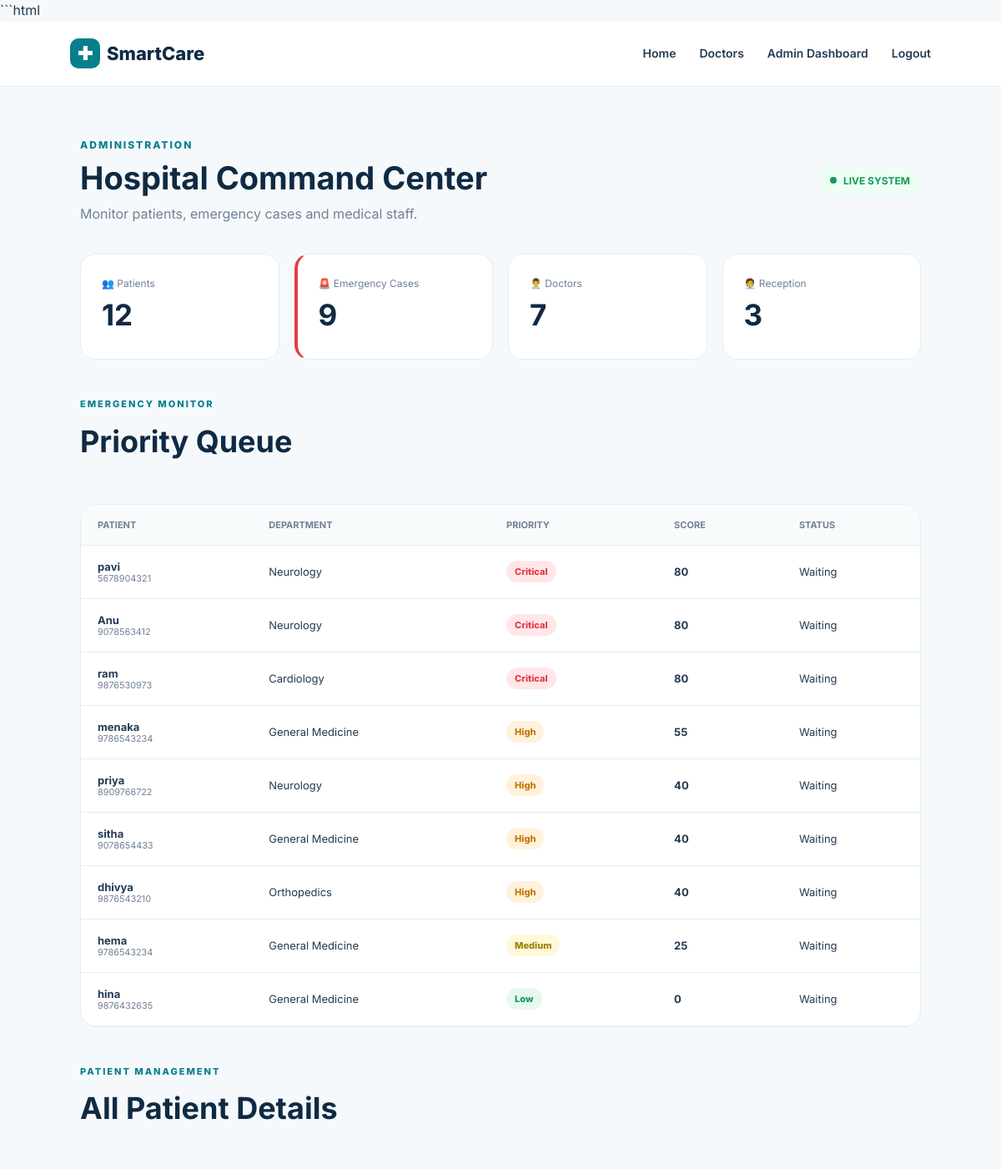
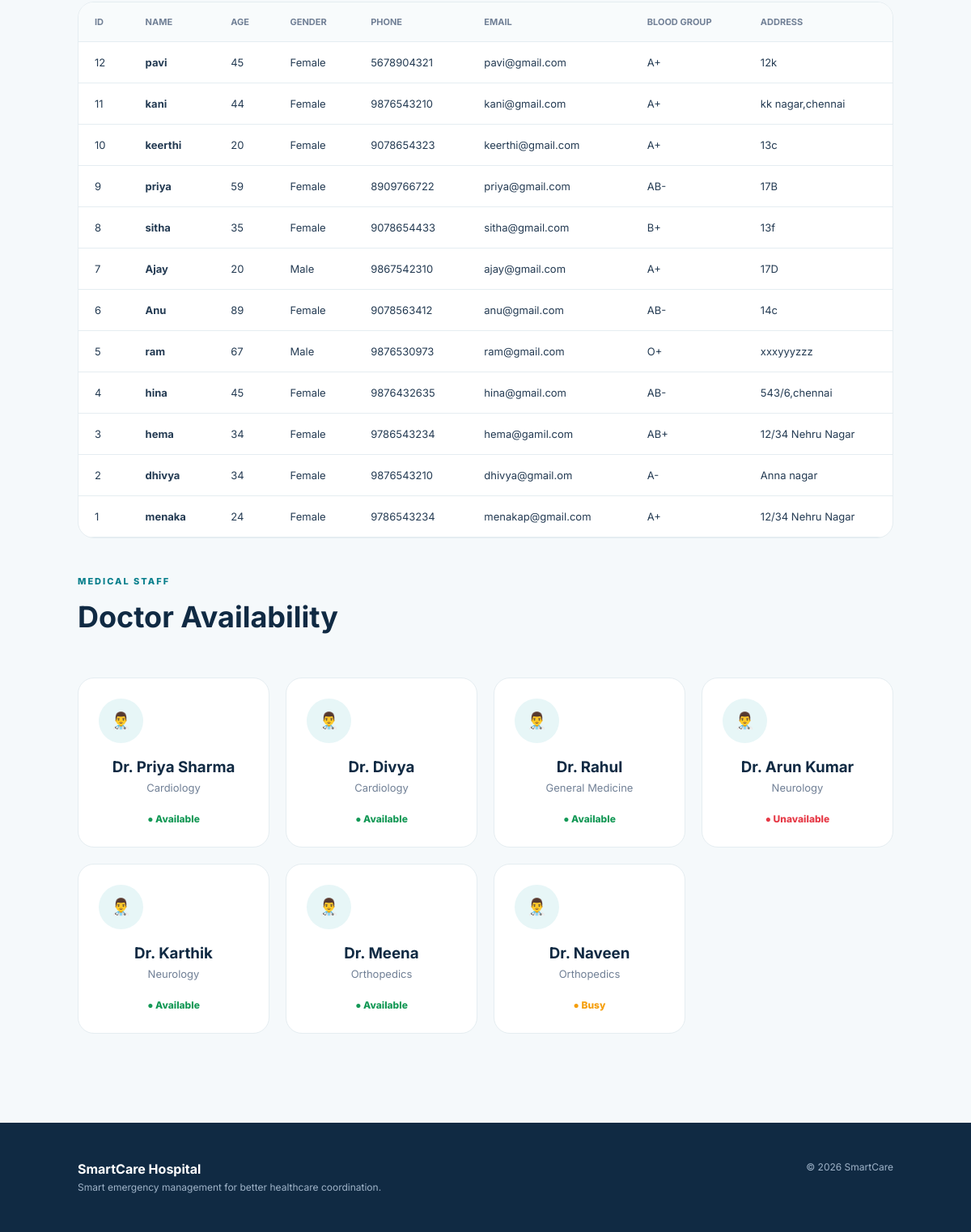
Screenshot of /admin/dashboard (signed in) with the database file from the repository (2 pictures, top to bottom).
### tables this page shows
CREATE TABLE emergency_cases (

            id INTEGER PRIMARY KEY AUTOINCREMENT,

            patient_id INTEGER,

            symptoms TEXT,

            department TEXT,

            procedure TEXT,

            emergency_level TEXT,

            priority_score INTEGER,

            bp TEXT,

            heart_rate INTEGER,

            oxygen INTEGER,

            consciousness TEXT,

            status TEXT DEFAULT 'Waiting',

            created_at TIMESTAMP
                DEFAULT CURRENT_TIMESTAMP,

            FOREIGN KEY(patient_id)
                REFERENCES patients(id)
        );

CREATE TABLE patients (

            id INTEGER PRIMARY KEY AUTOINCREMENT,

            name TEXT NOT NULL,

            age INTEGER,

            gender TEXT,

            phone TEXT,

            email TEXT UNIQUE,

            password TEXT,

            blood_group TEXT,

            address TEXT,

            created_at TIMESTAMP
                DEFAULT CURRENT_TIMESTAMP
        );

CREATE TABLE doctors (

            id INTEGER PRIMARY KEY AUTOINCREMENT,

            name TEXT NOT NULL,

            department TEXT NOT NULL,

            doctor_type TEXT NOT NULL,

            phone TEXT,

            availability TEXT DEFAULT 'Available',

            emergency_duty INTEGER DEFAULT 1
        );

### app.py (the view, shortened to what this page needs)
@app.route("/admin/dashboard")
def admin_dashboard():
    db = get_db()
    try:
        patients = db.execute(
            """
            SELECT *
            FROM patients
            ORDER BY id DESC
            """
        ).fetchall()
    except Exception:
        patients = []
    try:
        emergencies = db.execute(
            """
            SELECT
                emergency_cases.*,
                patients.name AS patient_name,
                patients.phone AS patient_phone

            FROM emergency_cases

            JOIN patients

            ON emergency_cases.patient_id =
               patients.id

            ORDER BY
                priority_score DESC,
                emergency_cases.id DESC
            """
        ).fetchall()
    except Exception as error:
        print(
            "Emergency dashboard error:",
            error
        )
        emergencies = []
    try:
        doctors = db.execute(
            """
            SELECT *
            FROM doctors
            ORDER BY department
            """
        ).fetchall()
    except Exception:
        doctors = []
    try:
        receptionists = db.execute(
            """
            SELECT *
            FROM receptionists
            """
        ).fetchall()
    except Exception:
        receptionists = []
    try:
        hospitals = db.execute(
            """
            SELECT *
            FROM hospitals
            ORDER BY distance
            """
        ).fetchall()
    except Exception:
        hospitals = []
    db.close()
    patient_count = len(patients)
    emergency_count = len(emergencies)
    doctor_count = len(doctors)
    receptionist_count = len(receptionists)
    hospital_count = len(hospitals)
    return render_template(
        "admin_dashboard.html",
        patients=patients,
        emergencies=emergencies,
        doctors=doctors,
        receptionists=receptionists,
        hospitals=hospitals,
        patient_count=patient_count,
        emergency_count=emergency_count,
        doctor_count=doctor_count,
        receptionist_count=receptionist_count,
        hospital_count=hospital_count
    )

### database.py (called while the page is built)
def get_db():
    os.makedirs("database", exist_ok=True)
    connection = sqlite3.connect(DATABASE)
    connection.row_factory = sqlite3.Row
    return connection

### templates/admin_dashboard.html (shortened to what this page needs)
{% extends "base.html" %}
{% block content %}
<div class="dashboard-container">
    <div class="dashboard-heading">
        <div>
            <span class="eyebrow">
                ADMINISTRATION
            </span>
            <h1>
                Hospital Command Center
            </h1>
            <p>
                Monitor patients, emergency cases
                and medical staff.
            </p>
        </div>
        <div class="live-status">
            <span></span>
            LIVE SYSTEM
        </div>
    </div>
    <div class="admin-stats">
        <div class="admin-stat">
            <span>
                👥 Patients
            </span>
            <strong>
                {{ patients|length }}
            </strong>
        </div>
        <div class="admin-stat emergency-stat">
            <span>
                🚨 Emergency Cases
            </span>
            <strong>
                {{ emergencies|length }}
            </strong>
        </div>
        <div class="admin-stat">
            <span>
                👨‍⚕️ Doctors
            </span>
            <strong>
                {{ doctors|length }}
            </strong>
        </div>
        <div class="admin-stat">
            <span>
                🧑‍💼 Reception
            </span>
            <strong>
                {{ receptionists|length }}
            </strong>
        </div>
    </div>
    <section class="table-section">
        <div class="section-heading left">
            <span>
                EMERGENCY MONITOR
            </span>
            <h2>
                Priority Queue
            </h2>
        </div>
        <div class="table-wrapper">
            <table>
                <thead>
                    <tr>
                        <th>
                            Patient
                        </th>
                        <th>
                            Department
                        </th>
                        <th>
                            Priority
                        </th>
                        <th>
                            Score
                        </th>
                        <th>
                            Status
                        </th>
                    </tr>
                </thead>
                <tbody>
                {% for case in emergencies %}
                    <tr>
                        <td>
                            <strong>
                                {{ case["patient_name"] }}
                            </strong>
                            <small>
                                {{ case["patient_phone"] }}
                            </small>
                        </td>
                        <td>
                            {{ case["department"] }}
                        </td>
                        <td>
                            <span class="status {{ case['emergency_level']|lower }}">
                                {{ case["emergency_level"] }}
                            </span>
                        </td>
                        <td>
                            <strong>
                                {{ case["priority_score"] }}
                            </strong>
                        </td>
                        <td>
                            {{ case["status"] }}
                        </td>
                    </tr>
                {% else %}
                    <tr>
                        <td colspan="5">
                            No emergency cases.
                        </td>
                    </tr>
                {% endfor %}
                </tbody>
            </table>
        </div>
    </section>
    <section class="table-section">
        <div class="section-heading left">
            <span>
                PATIENT MANAGEMENT
            </span>
            <h2>
                All Patient Details
            </h2>
        </div>
        <div class="table-wrapper">
            <table>
                <thead>
                    <tr>
                        <th>ID</th>
                        <th>Name</th>
                        <th>Age</th>
                        <th>Gender</th>
                        <th>Phone</th>
                        <th>Email</th>
                        <th>Blood Group</th>
                        <th>Address</th>
                    </tr>
                </thead>
                <tbody>
                {% for patient in patients %}
                    <tr>
                        <td>
                            {{ patient["id"] }}
                        </td>
                        <td>
                            <strong>
                                {{ patient["name"] }}
                            </strong>
                        </td>
                        <td>
                            {{ patient["age"] }}
                        </td>
                        <td>
                            {{ patient["gender"] }}
                        </td>
                        <td>
                            {{ patient["phone"] }}
                        </td>
                        <td>
                            {{ patient["email"] }}
                        </td>
                        <td>
                            {{ patient["blood_group"] }}
                        </td>
                        <td>
                            {{ patient["address"] }}
                        </td>
                    </tr>
                {% else %}
                    <tr>
                        <td colspan="8">
                            No patients registered.
                        </td>
                    </tr>
                {% endfor %}
                </tbody>
            </table>
        </div>
    </section>
    <section class="table-section">
        <div class="section-heading left">
            <span>
                MEDICAL STAFF
            </span>
            <h2>
                Doctor Availability
            </h2>
        </div>
        <div class="doctor-grid">
        {% for doctor in doctors %}
            <div class="doctor-card compact">
                <div class="doctor-avatar">
                    👨‍⚕️
                </div>
                <h3>
                    {{ doctor["name"] }}
                </h3>
                <p>
                    {{ doctor["department"] }}
                </p>
                {% if doctor["availability"] == "Available" %}
                    <div class="availability available">
                        ● Available
                    </div>
                {% elif doctor["availability"] == "Busy" %}
                    <div class="availability busy">
                        ● Busy
                    </div>
                {% else %}
                    <div class="availability unavailable">
                        ● Unavailable
                    </div>
                {% endif %}
            </div>
        {% else %}
            <p>
                No doctors available.
            </p>
        {% endfor %}
        </div>
    </section>
</div>
{% endblock %}

### static/style.css (style rules this page uses)
* { margin: 0; padding: 0; box-sizing: border-box; }
:root { --primary: #087f8c; --primary-dark: #05616b; --navy: #102a43; --text: #243b53; --muted: #718096; --bg: #f5f9fb; --white: #ffffff; --border: #e5edf1; --red: #e63946; --green: #159957; --orange: #f59e0b; --shadow: 0 18px 50px rgba(16, 42, 67, 0.08); }
body { font-family: "Inter", sans-serif; background: var(--bg); color: var(--text); line-height: 1.6; }
.badge, .eyebrow { color: var(--primary); font-size: 12px; font-weight: 800; letter-spacing: 2px; }
.live-status { display: inline-flex; align-items: center; gap: 8px; padding: 8px 13px; background: #edfff5; color: var(--green); border-radius: 50px; font-size: 12px; font-weight: 700; }
.live-status span { width: 8px; height: 8px; border-radius: 50%; background: var(--green); }
.section-heading { text-align: center; margin-bottom: 45px; }
.section-heading.left { text-align: left; }
.section-heading span { color: var(--primary); font-size: 11px; font-weight: 800; letter-spacing: 2px; }
.section-heading h2 { font-size: 36px; color: var(--navy); margin-top: 7px; }
.dashboard-container { padding: 60px 8%; }
.dashboard-heading { display: flex; justify-content: space-between; align-items: center; gap: 30px; margin-bottom: 35px; }
.dashboard-heading h1 { font-size: 38px; color: var(--navy); }
.dashboard-heading p { color: var(--muted); }
.profile-avatar, .doctor-avatar { width: 55px; height: 55px; border-radius: 50%; background: #e7f6f7; color: var(--primary); display: flex; align-items: center; justify-content: center; font-size: 20px; font-weight: 800; }
.table-section { margin-top: 45px; }
.table-wrapper { background: white; border-radius: 20px; border: 1px solid var(--border); overflow-x: auto; }
table { width: 100%; border-collapse: collapse; }
th, td { padding: 17px 20px; text-align: left; border-bottom: 1px solid var(--border); font-size: 13px; }
th { background: #f8fbfc; color: var(--muted); font-size: 11px; text-transform: uppercase; }
td small { display: block; color: var(--muted); }
.status { padding: 6px 10px; border-radius: 50px; font-size: 11px; font-weight: 800; }
.status.critical { background: #ffe7e9; color: var(--red); }
.status.high { background: #fff1dc; color: #c47700; }
.status.medium { background: #fff8d9; color: #9c8100; }
.status.low { background: #e7f8ef; color: var(--green); }
.doctor-grid { display: grid; grid-template-columns: repeat(4, 1fr); gap: 20px; }
.doctor-card { background: white; border: 1px solid var(--border); padding: 25px; border-radius: 20px; text-align: center; }
.doctor-card h3 { margin-top: 15px; color: var(--navy); }
.doctor-card p { color: var(--muted); font-size: 13px; }
.availability { margin-top: 18px; font-size: 12px; font-weight: 800; }
.availability.available { color: var(--green); }
.availability.busy { color: var(--orange); }
.availability.unavailable { color: var(--red); }
.admin-stats { display: grid; grid-template-columns: repeat(4, 1fr); gap: 18px; }
.admin-stat { background: white; padding: 25px; border-radius: 18px; border: 1px solid var(--border); }
.admin-stat span { display: block; color: var(--muted); font-size: 12px; }
.admin-stat strong { display: block; font-size: 35px; color: var(--navy); }
.emergency-stat { border-left: 4px solid var(--red); }

### rows the page displays
emergency_cases: patient_name "pavi", patient_phone "5678904321", department "Neurology", emergency_level "Critical", priority_score "80", status "Waiting"
emergency_cases: patient_name "Anu", patient_phone "9078563412", department "Neurology", emergency_level "Critical", priority_score "80", status "Waiting"
emergency_cases: patient_name "ram", patient_phone "9876530973", department "Cardiology", emergency_level "Critical", priority_score "80", status "Waiting"
emergency_cases: patient_name "menaka", patient_phone "9786543234", department "General Medicine", emergency_level "High", priority_score "55", status "Waiting"
emergency_cases: patient_name "priya", patient_phone "8909766722", department "Neurology", emergency_level "High", priority_score "40", status "Waiting"
emergency_cases: patient_name "sitha", patient_phone "9078654433", department "General Medicine", emergency_level "High", priority_score "40", status "Waiting"
emergency_cases: patient_name "dhivya", patient_phone "9876543210", department "Orthopedics", emergency_level "High", priority_score "40", status "Waiting"
emergency_cases: patient_name "hema", patient_phone "9786543234", department "General Medicine", emergency_level "Medium", priority_score "25", status "Waiting"
emergency_cases: patient_name "hina", patient_phone "9876432635", department "General Medicine", emergency_level "Low", priority_score "0", status "Waiting"
patients: id "12", name "pavi", age "45", gender "Female", phone "5678904321", email "pavi@gmail.com", blood_group "A+", address "12k"
patients: id "11", name "kani", age "44", gender "Female", phone "9876543210", email "kani@gmail.com", blood_group "A+", address "kk nagar,chennai"
patients: id "10", name "keerthi", age "20", gender "Female", phone "9078654323", email "keerthi@gmail.com", blood_group "A+", address "13c"
patients: id "9", name "priya", age "59", gender "Female", phone "8909766722", email "priya@gmail.com", blood_group "AB-", address "17B"
patients: id "8", name "sitha", age "35", gender "Female", phone "9078654433", email "sitha@gmail.com", blood_group "B+", address "13f"
patients: id "7", name "Ajay", age "20", gender "Male", phone "9867542310", email "ajay@gmail.com", blood_group "A+", address "17D"
patients: id "6", name "Anu", age "89", gender "Female", phone "9078563412", email "anu@gmail.com", blood_group "AB-", address "14c"
patients: id "5", name "ram", age "67", gender "Male", phone "9876530973", email "ram@gmail.com", blood_group "O+", address "xxxyyyzzz"
patients: id "4", name "hina", age "45", gender "Female", phone "9876432635", email "hina@gmail.com", blood_group "AB-", address "543/6,chennai"
patients: id "3", name "hema", age "34", gender "Female", phone "9786543234", email "hema@gamil.com", blood_group "AB+", address "12/34 Nehru Nagar"
patients: id "2", name "dhivya", age "34", gender "Female", phone "9876543210", email "dhivya@gmail.om", blood_group "A-", address "Anna nagar"
patients: id "1", name "menaka", age "24", gender "Female", phone "9786543234", email "menakap@gmail.com", blood_group "A+", address "12/34 Nehru Nagar"
doctors: name "Dr. Priya Sharma", department "Cardiology", availability "● Available"
doctors: name "Dr. Divya", department "Cardiology", availability "● Available"
doctors: name "Dr. Rahul", department "General Medicine", availability "● Available"
doctors: name "Dr. Arun Kumar", department "Neurology", availability "● Unavailable"
doctors: name "Dr. Karthik", department "Neurology", availability "● Available"
doctors: name "Dr. Meena", department "Orthopedics", availability "● Available"
doctors: name "Dr. Naveen", department "Orthopedics", availability "● Busy"

### other values shown
{{ patients|length }} "12"
{{ emergencies|length }} "9"
{{ doctors|length }} "7"
{{ receptionists|length }} "3"
